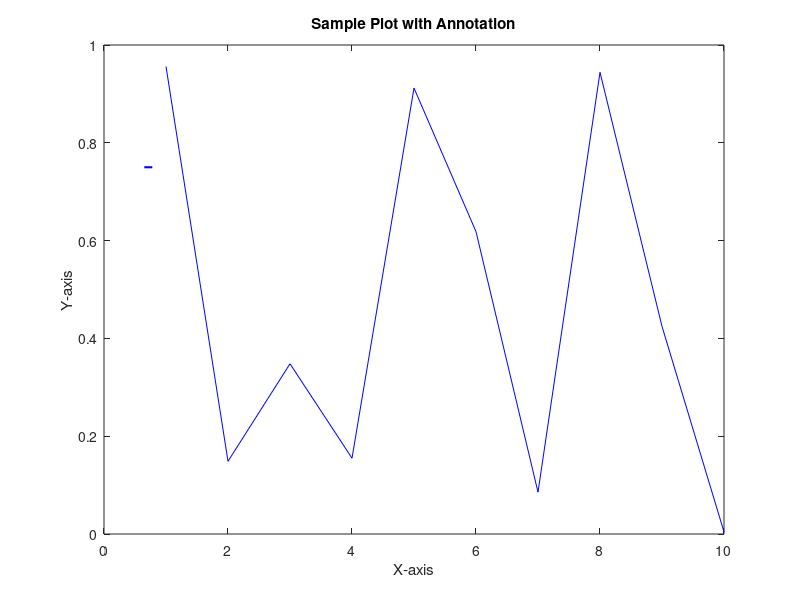

Recreate this plot in MATLAB.
% Sample data
x = 5; % Example value for x
y = 10; % Example value for y

% Create a basic plot
figure;
plot(1:10, rand(1, 10), 'b-'); % Sample data
title('Sample Plot with Annotation');
xlabel('X-axis');
ylabel('Y-axis');

% Define the dimensions of the annotation box in normalized units
dim = [0.65 0.75 0.2 0.1]; % [x y width height]

% Create the string for the annotation
str = {sprintf('This plot shows\nX: %.2f\nY: %.2f', x, y)};

% Add the annotation textbox with specified colors


% Define coordinates for the dashed line
lineX = [0.65, 0.85]; % X-coordinates (normalized)
lineY = [0.75, 0.75]; % Y-coordinates (normalized)

% Add a dashed blue line below the annotation box
hold on; % Keep current plot
line(lineX, lineY, 'Color', 'blue', 'LineStyle', '--', 'LineWidth', 1.5);
hold off; % Release the plot